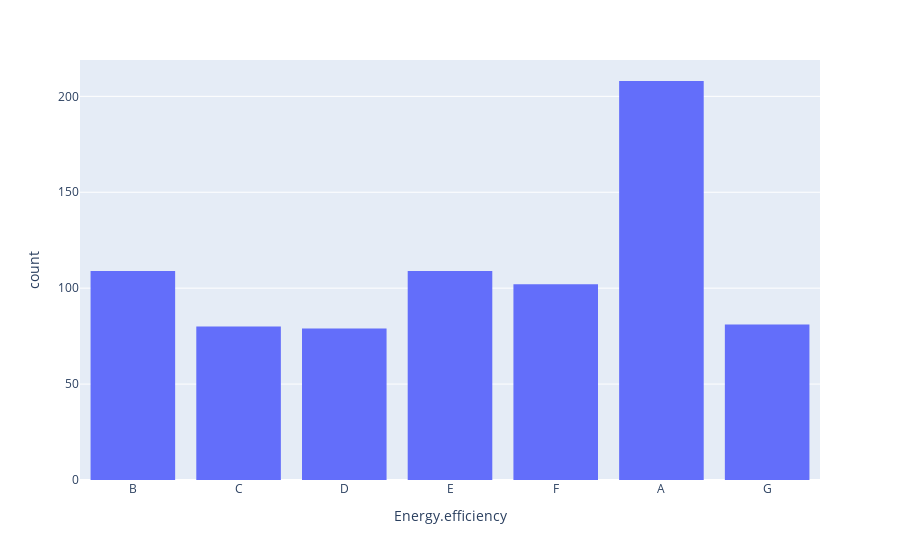

The notebook cell saved with this chart:
### Code cell
# A ordonner !!
fig = px.histogram(x, x="Energy.efficiency")
fig.show()

### Figure 1 — Plotly figure (JSON) as saved in the notebook; plotly's stock layout.template omitted (floating-point values rounded to 4 significant figures; data arrays with more than 128 entries replaced by an {"elided": "..."} marker saying what was removed)
{"data": [{"alignmentgroup": "True", "bingroup": "x", "hovertemplate": "Energy.efficiency=%{x}<br>count=%{y}<extra></extra>", "legendgroup": "", "marker": {"color": "#636efa"}, "name": "", "offsetgroup": "", "orientation": "v", "showlegend": false, "type": "histogram", "x": {"elided": "768 str values"}, "xaxis": "x", "yaxis": "y"}], "layout": {"barmode": "relative", "legend": {"tracegroupgap": 0}, "margin": {"t": 60}, "xaxis": {"anchor": "y", "domain": [0, 1], "title": {"text": "Energy.efficiency"}}, "yaxis": {"anchor": "x", "domain": [0, 1], "title": {"text": "count"}}}}
